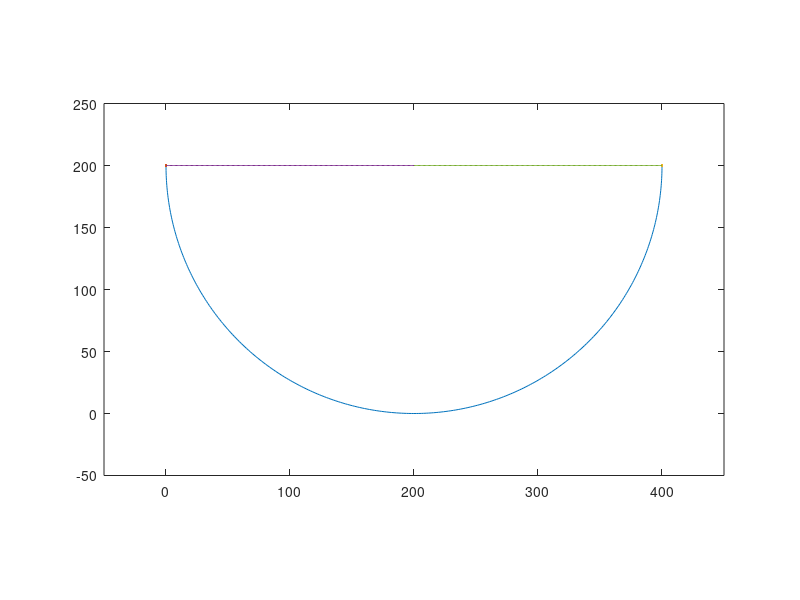

Here is the MATLAB script that generated this plot: (Note: this script raises an error after producing the figure.)
clear variables;
close all;
v = 0.33;       % Actin wave velocity % WT
%v = 0.20;      % Actin wave velocity % Shootin1b-KO#1
length = 41;    % Length of actin waves
time = 20000;   % Simulation time

Base = 400;  % Base length of triangle (0.1 μm/pixel)
deg = 180;    % Vertex angle of triangle

R = (90-(deg/2))*(pi/180); % Base angle of triangle (radian)
Height = (Base/2)*tan(R); 
Area = (Base*Height)/2;
slope = Height/(Base/2);

figure(1)
C = -pi:0.01:0;
plot((Base/2)*cos(C)+(Base/2), (Base/2)*sin(C)+(Base/2))

Vert = 0;
y = (Base/2):Vert+(Base/2);
x = 0*y;
hold on
plot(x, y);

y = (Base/2):Vert+(Base/2);
x = 0*y+Base;
hold on
plot(x, y);

x = 0:(Base/2);     % Left slope of triangle
y = slope*x+Vert+(Base/2);
hold on
plot(x, y);

x = (Base/2):Base;      % Right slope of triangle
y = -slope*x+(Height*2)+Vert+(Base/2);
hold on
plot(x, y);

xlim([-50 Base+50])
ylim([-50 Height+Vert+Base/2+50])
daspect([1 1 1])

x = zeros(1, 1000);
y = zeros(1, 1000);
rad = zeros(1, 1000);
vec_x = zeros(1, 1000);
vec_y = zeros(1, 1000);
status = zeros(1,1000);
Lifetime = zeros(1,1000);
generation_time = zeros(1,1000);
x_dis = zeros(1, 1000);
y_dis = zeros(1, 1000);
h = zeros(1,1000);
i = 0;        % Initial number of actin waves
veerFlag = 0;
LifetimeFlag = 0;
d = 1;
f = 1;
map = zeros(int16(Height+Vert+(Base/2))+100, Base+100);

%%
current_time = datetime('now');
seed_value = current_time.Second;
% Set the seed of random generator
rng(seed_value);

for t = 1:time  % Time

    generate = rand();

    if(generate > 0.9)  % Probability of actin wave generation
        i = i+1;    % Number of actin waves
        if(LifetimeFlag == 0)
            x(i) = rand()*Base;     % x coordinate
            if(x(i) <= (Base/2))    % Left side
                C1 = -acos((x(i)-(Base/2))/(Base/2));
                y(i) = rand()*(slope*x(i)+Vert+(Base/2)-((Base/2)*sin(C1)+(Base/2)))+((Base/2)*sin(C1)+(Base/2));     % y coordinate
            end
            if(x(i) > (Base/2))     % Right side
                C1 = -acos((x(i)-(Base/2))/(Base/2));
                y(i) = rand()*(-slope*x(i)+Vert+(Base/2)+(Height*2)-((Base/2)*sin(C1)+(Base/2)))+((Base/2)*sin(C1)+(Base/2));    % y coordinate
            end
        elseif(LifetimeFlag == 1)
            x(i) = x_dis(d);
            y(i) = y_dis(d);
            d = d + 1;
            if(d >= f)
                LifetimeFlag = 0;
            end
        end
        rad(i) = 2*pi*rand();       % Direction of actin wave movement
        vec_x(i) = v*cos(rad(i));   % x vector
        vec_y(i) = v*sin(rad(i));   % y vector
        Lifetime(i) = gamrnd(3.016848, 118.9898);   % Actin wave lifetime % WT
        %Lifetime(i) = gamrnd(2.397247, 106.2886);  % Actin wave lifetime % Shootin1b-KO#1
        generation_time(i) = t; % Time of actin wave emergence
    end
    if(i>0)
        for num = 1:i   % Repeat for the number of actin waves
            if Lifetime(num) > 0
                status(num) = 0;
                if(mod((t - generation_time(num)), 50) == 0)
                    veer = (11.1138*randn()-0.614419)*(pi/180);     % Directional change of actin waves
                else
                    veer = 0;
                end
            
                rad(num) = rad(num) - veer;
                vec_x(num) = v*cos(rad(num));   % x vector
                vec_y(num) = v*sin(rad(num));   % y vector
                
                x(num) = x(num) + vec_x(num);   % Movement in x direction
                y(num) = y(num) + vec_y(num);   % Movement in y direction
            
                % Processing when actin waves collide with the plasma membrane
                if(x(num)<=0)
                    x(num) = x(num) - vec_x(num);
                    status(num) = 1;
                end
                if(x(num)>=Base)
                    x(num) = x(num) - vec_x(num);
                    status(num) = 1;
                end
            
                if(y(num)>=slope*x(num)+Vert+(Base/2) && x(num)<=(Base/2) && deg~=180)
                    b = y(num) - (-1/slope)*x(num);
                    x(num) = (b-Vert-(Base/2))/(slope-(-1/slope));
                    y(num) = slope*x(num)+Vert+(Base/2);
                    status(num) = 1;
                elseif(y(num) >= -slope*x(num)+(Height*2)+Vert+(Base/2) && x(num)>(Base/2) && deg~=180)
                    b = y(num) - (1/slope)*x(num);
                    x(num) = (b-Height*2-Vert-(Base/2))/(-slope-(1/slope));
                    y(num) = -slope*x(num)+(Height*2)+Vert+(Base/2);
                    status(num) = 1;
                end
            
                if((y(num)<=(Base/2)) && (x(num)<=(Base/2)) && ((x(num)-(Base/2))^2+(y(num)-(Base/2))^2 >= (Base/2)^2))
                    theta = atan(((Base/2)-y(num))/((Base/2)-x(num))); 
                    x(num) = (Base/2)*cos(-pi+theta)+(Base/2);
                    y(num) = (Base/2)*sin(-pi+theta)+(Base/2);
                    status(num) = 1;
                elseif((y(num)<=(Base/2)) && (x(num)>=(Base/2)) && ((x(num)-(Base/2))^2+(y(num)-(Base/2))^2 >= (Base/2)^2))
                    theta = atan(((Base/2)-y(num))/(x(num)-(Base/2)));
                    x(num) = (Base/2)*cos(-theta)+(Base/2);
                    y(num) = (Base/2)*sin(-theta)+(Base/2);
                    status(num) = 1;
                end
            
                if(y(num)>=Height+Vert+(Base/2))
                    y(num) = y(num) - vec_y(num);
                    status(num) = 1;
                end
                
                % Remaining life
                Lifetime(num) = Lifetime(num) -1;
                if(Lifetime(num) <= 0)
                    x_dis(f) = x(num);
                    y_dis(f) = y(num);
                    LifetimeFlag = 1;
                    f = f + 1;
                    status(num) = 2;
                end
                
                % F-actin intensity map
                a = tan(rad(num));
                b = y(num) - (a*x(num));
                y_cir = 0;
               
                if(cos(rad(num)) >= 0)
                    for p = x(num) - (length*cos(rad(num))) : 0.1 : x(num)
                        q = a*p + b;
                        x_map = int16(p) + 50;
                        y_map = int16(q) + 50;
                        map(y_map, x_map) = map(y_map, x_map) + 1;
                    end
                end
                if(cos(rad(num)) < 0)
                    for p = x(num)  : 0.1 : x(num) - (length*cos(rad(num)))
                        q = a*p + b;
                        x_map = int16(p) + 50;
                        y_map = int16(q) + 50;
                        map(y_map, x_map) = map(y_map, x_map) + 1;
                    end
                end
            end
        end
    end
end

disp("degree: " + deg)

figure(2)
imagesc(-50:Base+50, -50:Height+Vert+(Base/2)+50, map);
colormap jet;
colorbar;
axis xy;
daspect([1 1 1]);

% F-actin intensity within a 2 μm-wide region from the cell periphery
edge_map = zeros(int16(Height+Vert+(Base/2))+100, Base+100);

for C = -pi:0.01:0
    for j = 0:40*cos(C)
        edge_x = int16((Base/2)*cos(C)+(Base/2))+50-j;
        for k = 0:40*(-sin(C))
            edge_y = int16((Base/2)*sin(C)+(Base/2))+50+k;

            if(edge_x > Base+100)
                edge_x = int16(Base)+100;
            end
            if(edge_y > (Base/2)+50)
                edge_y = int16((Base/2))+50;
            end
            edge_map(edge_y, edge_x) = map(edge_y, edge_x);
        end
    end
    for j = 0:40*(-cos(C))
        edge_x = int16((Base/2)*cos(C)+(Base/2))+50+j;
        for k = 0:40*(-sin(C))
            edge_y = int16((Base/2)*sin(C)+(Base/2))+50+k;

            if(edge_x > Base+100)
                edge_x = int16(Base)+100;
            end
            if(edge_y > (Base/2)+50)
                edge_y = int16((Base/2))+50;
            end
            edge_map(edge_y, edge_x) = map(edge_y, edge_x);
        end
    end
end

for a = (Base/2)-40+50:(Base/2)+50
    for b = 40:100
        edge_map(a, b) = 0;
    end
end
for a = (Base/2)-40+50:(Base/2)+50
    for b = Base-100:Base+100
        edge_map(a, b) = 0;
    end
end

figure(3)
imagesc(-50:Base+50, -50:int16(Height+Vert+(Base/2))+50, edge_map);
colormap jet;
colorbar;
axis xy;
daspect([1 1 1]);

% F-actin intensity within a 2 μm-wide and 5 μm-long regions in both sides of the vertex
corner_map = zeros(int16(Height+Vert+(Base/2))+100, Base+100);

if(deg == 180)
    for x = 40:Base-40
        for y = (Base/2)+Vert-40:(Base/2)+Vert
            edge_x = int16(x)+50;
            edge_y = int16(y)+50;
            corner_map(edge_y, edge_x) = map(edge_y, edge_x);
        end
    end
end
figure(4)
imagesc(-50:Base+50, -50:int16(Height+Vert+(Base/2))+50, corner_map);
colormap jet;
colorbar;
axis xy;
daspect([1 1 1]);

front_area = (((Base/2)*(Base/2)*pi)/2) - ((((Base/2)-40)*((Base/2)-40)*pi)/2) - (40*40*2);
rear_area = (Base-80)*40;

front_intensity = sum(edge_map, "all")/front_area;
rear_intensity = sum(corner_map, "all")/rear_area;
disp("front/rear: " + (front_intensity/rear_intensity))
